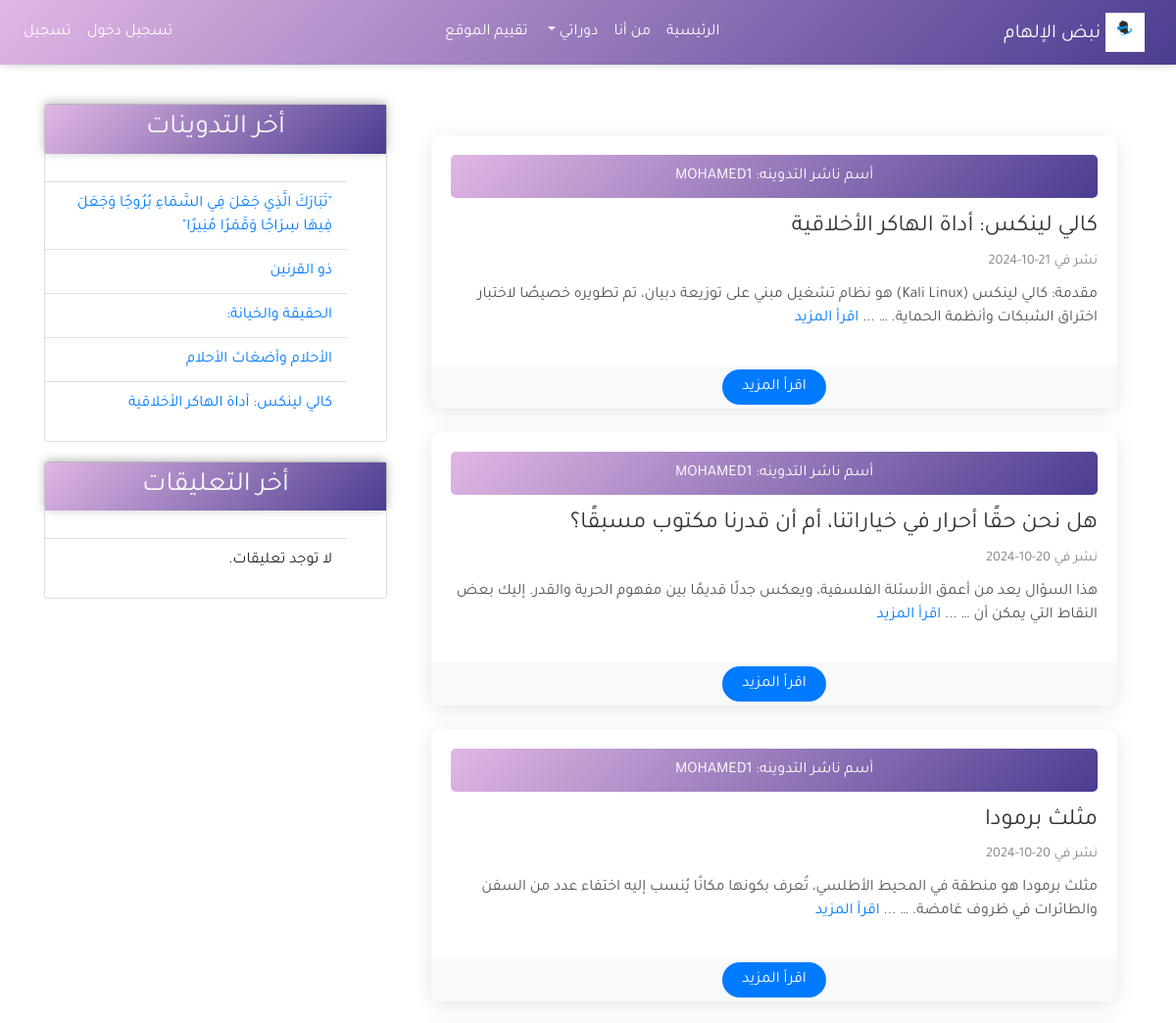
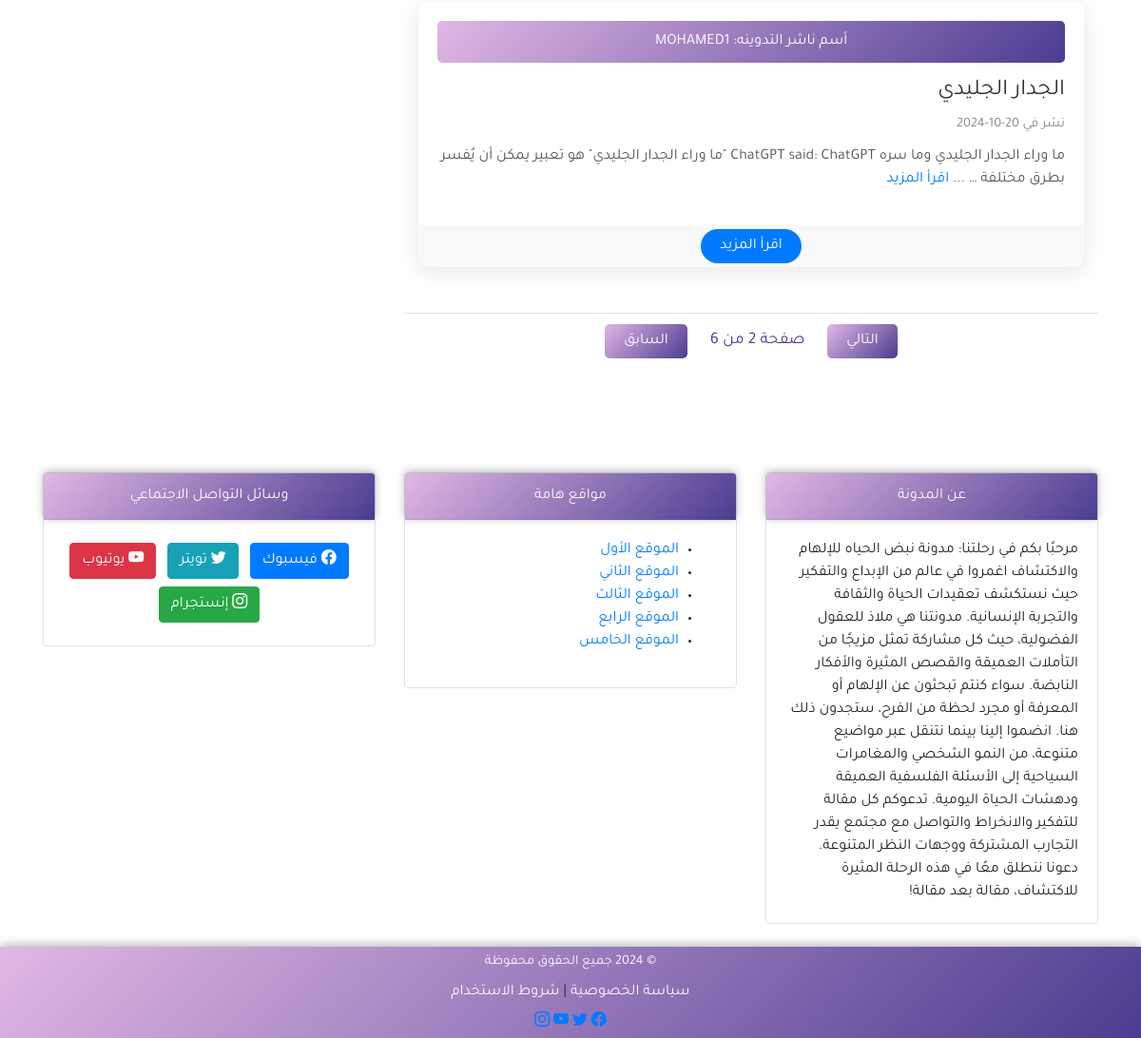
Screenshot of /?page=2 with the database file from the repository (2 pictures, top to bottom).
### myblog/models.py (models this page shows, shortened)
class Post(models.Model):
    title = models.CharField(max_length=100)
    content = models.TextField()
    post_date = models.DateTimeField(default=timezone.now)
    post_update = models.DateTimeField(auto_now=True)
    user = models.ForeignKey(User, on_delete=models.SET_NULL, null=True, blank=True)
    class Meta:
        ordering = ('-post_date',)

### myblog/views.py (the view)
# urls.py: 2. Add a URL to urlpatterns:  path('', views.home, name='home')
def home(request):
    posts = Post.objects.all()  # الحصول على جميع المشاركات
    paginator = Paginator(posts, 4)  # تحديد عدد المشاركات لكل صفحة
    page = request.GET.get('page')  # الحصول على رقم الصفحة من الطلب
    try:
        posts = paginator.page(page)  # الحصول على المشاركات للصفحة المحددة
    except PageNotAnInteger:
        posts = paginator.page(1)  # إذا لم يكن الرقم صحيحًا، ابدأ من الصفحة 1
    except EmptyPage:
        posts = paginator.page(paginator.num_pages)  # إذا كانت الصفحة فارغة، اذهب إلى آخر صفحة
    context = {
        'title': 'الصفحه الرئيسيه',
        'posts': posts,
        'page':page,
    }
    return render(request, 'myblog/home.html', context)

### myblog/templatetags/post_tags.py (called while the page is built)
@register.inclusion_tag('myblog/latest_blog.html')
def latest_blog():
    context = {
        'l_blog':Post.objects.all()[0:5]
    }
    return context

@register.inclusion_tag('myblog/latest_comments.html')
def latest_comments():
    context = {
        'l_comments':Comment.objects.filter(active=True)[0:5]
    }
    return context

### myblog/templates/myblog/home.html (shortened to what this page needs)
{% extends 'myblog/index.html' %}
{% block content %}
<div class="container mt-5">
    <div class="row">
        <div class="col-12" style="margin-left: 15%;">
            {% for post in posts %}
            <div class="custom-card mb-4">
                <div class="custom-card-body">
                    <div class="author-box mb-3">
                        <span class="fw-bold">أسم ناشر التدوينه:</span>
                        <span>{{ post.user.username }}</span>
                    </div>
                    <h5 class="custom-card-title">{{ post.title }}</h5>
                    <p class="custom-card-date">
                        <small>نشر في {{ post.post_date|date:"d-m-Y" }}</small>
                    </p>
                    <p class="custom-card-text">
                        {{ post.content|truncatewords:20 }}
                        {% if post.content|length > 30 %}
                        ... <a href="#" class="text-primary">اقرأ المزيد</a>
                        {% endif %}
                    </p>
                </div>
                <div class="custom-card-footer">
                    <a href="{% url 'post_detail' post.id %}" class="custom-btn">اقرأ المزيد</a>
                </div>
            </div>
            {% endfor %}
        </div>
    </div>
</div>
{% include 'myblog/pagination.html' with page=posts %}
{% endblock %}

### myblog/templates/myblog/latest_blog.html
<ul class="list-group-flush latest-post ">
    {% for post in l_blog %}
        <li class="list-group-item latest-post-item">
            <a href="{% url 'post_detail' post.id %}" class="text-decoration-none text-primary">{{ post.title }}</a>
        </li>
    {% endfor %}
</ul>

### static/css/styles.css (style rules this page uses)
small { font-size: 0.9rem; }
.latest-post { margin-top: 20px; }
.latest-post-item { position: relative; padding: 10px 15px; transition: background-color 0.3s; }
.latest-post-item:not(:first-child) { border-top: 1px solid #dee2e6; }
.latest-post-item a { color: #007bff; }

### static/css/navbar.css (style rules this page uses)
small { font-size: 0.9rem; }

### static/css/min.css (style rules this page uses)
html, body { direction: rtl; text-align: right; margin: 0; padding: 0; height: 100%; }
body { font-family: 'Tajawal', sans-serif; }

### myblog/templates/myblog/home.html (style rules this page uses)
.custom-card { border: none; border-radius: 10px; overflow: hidden; box-shadow: 0 4px 20px rgba(0, 0, 0, 0.1); transition: transform 0.3s ease; width: 100%; }
.custom-card-body { padding: 20px; background-color: #ffffff; }
.author-box { background: linear-gradient(135deg, #E1B7E4 0%, #4C3C91 100%); padding: 10px; border-radius: 5px; margin-bottom: 15px; text-align: center; color: white; }
.custom-card-title { font-size: 1.5rem; color: #333; }
.custom-card-date { color: #888; margin-bottom: 10px; }
.custom-card-text { font-size: 1rem; color: #555; }
.custom-card-footer { padding: 10px; text-align: center; background-color: #f8f9fa; }
.custom-btn { background-color: #007BFF; color: white; padding: 10px 20px; border-radius: 20px; text-decoration: none; transition: background-color 0.3s; }

### rows the page displays
Post: user.username "MOHAMED1", title "كالي لينكس: أداة الهاكر الأخلاقية", post_date "21-10-2024", content "مقدمة: كالي لينكس (Kali Linux) هو نظام تشغيل مبني على توزيعة دبيان، تم تطويره خصيصًا لاختبار اختراق الشبكات وأنظمة الحماية. …", shows "اقرأ المزيد"
Post: user.username "MOHAMED1", title "هل نحن حقًا أحرار في خياراتنا، أم أن قدرنا مكتوب مسبقًا؟", post_date "20-10-2024", content "هذا السؤال يعد من أعمق الأسئلة الفلسفية، ويعكس جدلًا قديمًا بين مفهوم الحرية والقدر. إليك بعض النقاط التي يمكن أن …", shows "اقرأ المزيد"
Post: user.username "MOHAMED1", title "مثلث برمودا", post_date "20-10-2024", content "مثلث برمودا هو منطقة في المحيط الأطلسي، تُعرف بكونها مكانًا يُنسب إليه اختفاء عدد من السفن والطائرات في ظروف غامضة. …", shows "اقرأ المزيد"
Post: user.username "MOHAMED1", title "الجدار الجليدي", post_date "20-10-2024", content "ما وراء الجدار الجليدي وما سره ChatGPT said: ChatGPT \"ما وراء الجدار الجليدي\" هو تعبير يمكن أن يُفسر بطرق مختلفة …", shows "اقرأ المزيد"
Post: title "\"تَبَارَكَ الَّذِي جَعَلَ فِي السَّمَاءِ بُرُوجًا وَجَعَلَ فِيهَا سِرَاجًا وَقَمَرًا مُنِيرًا\""
Post: title "ذو القرنين"
Post: title "الحقيقة والخيانة:"
Post: title "الأحلام وأضغاث الأحلام"

### other values shown
{{ page.paginator.num_pages }} "6"
